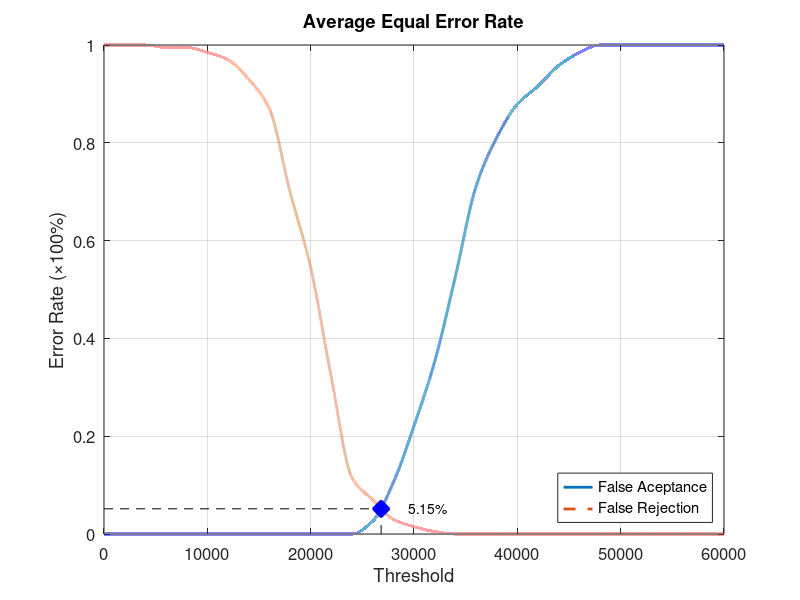
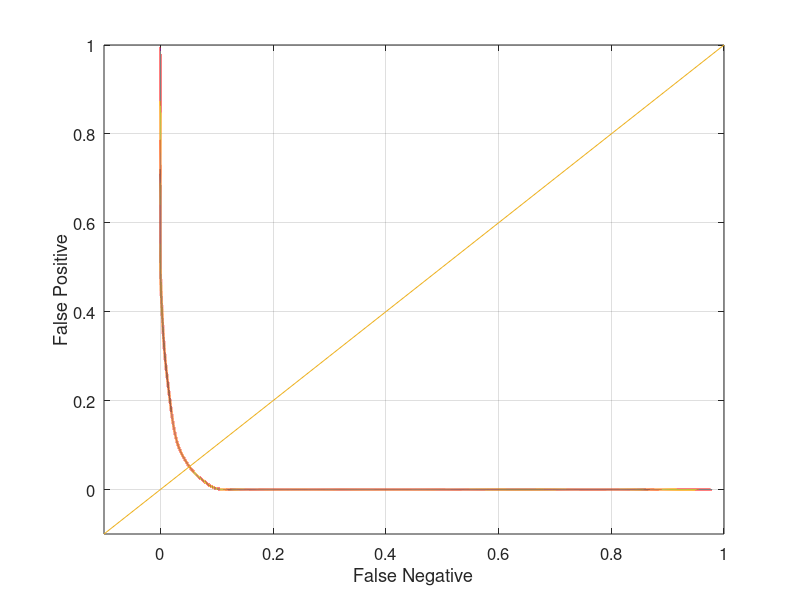

Write the MATLAB code that produced these figures, in order.
function yEER = Database2_4
close all;
clear;
clc;
x = 0:2000:60000;
xq = 0:0.5:60000;

y0 = [0 0 0 0 0 0 0 0 0 0 0 0 0 0.0263158 0.105263 0.221053 0.352632 0.526316 0.710526 0.810526 0.878947 0.915789 0.957895 0.984211 1 1 1 1 1 1 1];
yy0 = interp1(x, y0, xq, 'pchip');
y1 = [1 1 1 0.995 0.995 0.985 0.97 0.93 0.87 0.7 0.545 0.32 0.115 0.07 0.03 0.015 0.005 0 0 0 0 0 0 0 0 0 0 0 0 0 0];
yy1 = interp1(x, y1, xq, 'pchip');

% Calculating EER: 
y2 = abs(y0 - y1);
find(y2 == min(y2))
yy2 = abs(yy0 - yy1);
xEER = find(yy2 == min(yy2));
xEERIndex = xq(xEER) % X-axis EER
yEER = yy0(xEER) % Y-axis EER

main = figure
plot(xq, yy0,'-','LineWidth', 2);	hold on
plot(xq, yy1,'--','LineWidth', 2);	hold on
plot([xEERIndex xEERIndex], [0 yEER], 'k--');	hold on
plot([0 xEERIndex], [yEER yEER], 'k--');	hold on
plot(xEERIndex, yEER, 'bx', 'LineWidth', 10);	hold on
text(xEERIndex + 10 * xEERIndex / 100, yEER, [num2str(round((10000 * yEER)) / 100) '%'])
legend('False Aceptance', 'False Rejection', 'Location', 'SouthEast')
xlabel('Threshold')
ylabel('Error Rate (\times100%)')
title('Average Equal Error Rate')
set(gca, 'FontSize', 12)
axis([0 60000 0 1])
grid on

print(main, 'Database2_4Main', '-dpng');
FNRxFPR = figure('Color', [1 1 1]);
plot(yy1, yy0, '-', yy1, yy0, 'LineWidth', 2);
hold on
y = -0.1:0.1:1
plot(y, y); 
set(gca, 'FontSize', 12)
xlabel('False Negative')
ylabel('False Positive')
axis([-0.1 1 -0.1 1])
set(gca, 'FontSize', 12)
grid on

print(FNRxFPR, 'Database2_4FNRxFPR','-dpng');
end
